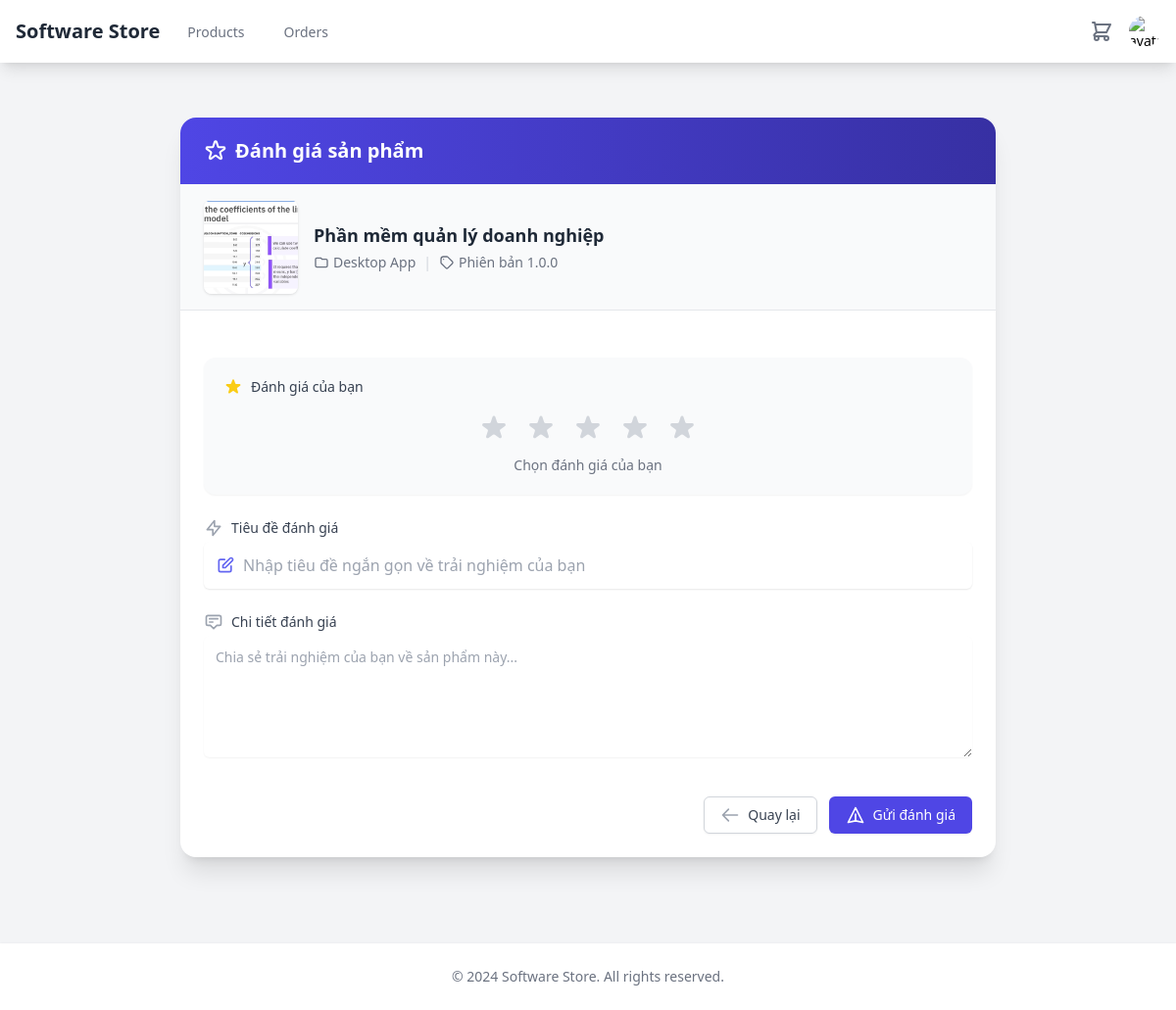
The app's page /reviews/product/2/ (signed in) with its own data.
### products/models.py (models this page shows, shortened)
class Product(models.Model):
    SOFTWARE_TYPES = (
        ('desktop', _('Desktop Application')),
        ('web', _('Web Application')),
        ('mobile', _('Mobile Application')),
        ('plugin', _('Plugin/Extension')),
        ('other', _('Other')),
    )
    LICENSE_TYPES = (
        ('single', _('Single User')),
        ('multi', _('Multi User')),
        ('enterprise', _('Enterprise')),
        ('subscription', _('Subscription')),
    )
    name = models.CharField(_('name'), max_length=200)
    slug = models.SlugField(unique=True)
    description = models.TextField(_('description'))
    category = models.ForeignKey(Category, on_delete=models.CASCADE, related_name='products')
    developer = models.ForeignKey(User, on_delete=models.CASCADE, related_name='developed_products')
    version = models.CharField(_('version'), max_length=50)
    software_type = models.CharField(_('software type'), max_length=20, choices=SOFTWARE_TYPES)
    license_type = models.CharField(_('license type'), max_length=20, choices=LICENSE_TYPES)
    supported_platforms = models.CharField(_('supported platforms'), max_length=200)
    system_requirements = models.TextField(_('system requirements'), blank=True)
    file_size = models.CharField(_('file size'), max_length=50)
    price = models.DecimalField(_('price'), max_digits=12, decimal_places=0, validators=[MinValueValidator(0)])
    is_active = models.BooleanField(_('is active'), default=True)
    is_featured = models.BooleanField(_('is featured'), default=False)
    download_count = models.PositiveIntegerField(_('download count'), default=0)
    thumbnail = models.ImageField(_('thumbnail'), upload_to='products/thumbnails/')
    file = models.FileField(_('product file'), upload_to='products/files/', blank=True, null=True)
    demo_url = models.URLField(_('demo URL'), blank=True, null=True)
    download_url = models.URLField(_('download URL'), blank=True, null=True)
    created_at = models.DateTimeField(auto_now_add=True)
    updated_at = models.DateTimeField(auto_now=True)
    release_date = models.DateField(_('release date'))
    class Meta:
        verbose_name = _('product')
        verbose_name_plural = _('products')
        ordering = ['-created_at']
    def thumbnail_tag(self):
        if self.thumbnail:
            return mark_safe(f'<img src="{self.thumbnail.url}" width="50" height="50" />')
        return ""
    thumbnail_tag.short_description = 'Thumbnail Preview'

class Category(models.Model):
    name = models.CharField(_('name'), max_length=100)
    slug = models.SlugField(unique=True)
    description = models.TextField(_('description'), blank=True)
    icon = models.ImageField(upload_to='category_icons/', blank=True, null=True)
    parent = models.ForeignKey('self', on_delete=models.CASCADE, blank=True, null=True, related_name='children')
    is_active = models.BooleanField(_('is active'), default=True)
    created_at = models.DateTimeField(auto_now_add=True)
    updated_at = models.DateTimeField(auto_now=True)
    class Meta:
        verbose_name = _('category')
        verbose_name_plural = _('categories')
        ordering = ['name']
    def image_tag(self):
        if self.icon:
            return mark_safe(f'<img src="{self.icon.url}" width="50" height="50" />')
        return ""
    image_tag.short_description = 'Icon Preview'

### reviews/views.py (the view, shortened to what this page needs)
# urls.py: path('product/<int:product_id>/', views.ReviewCreateView.as_view(), name='create'),
class ReviewCreateView(LoginRequiredMixin, CreateView):
    model = Review
    form_class = ReviewForm
    template_name = 'reviews/review_form.html'
    def get_context_data(self, **kwargs):
        context = super().get_context_data(**kwargs)
        product_id = self.kwargs.get('product_id')
        product = get_object_or_404(Product, id=product_id)
        context['product'] = product
        return context

### reviews/forms.py
class ReviewForm(forms.ModelForm):
    class Meta:
        model = Review
        fields = ['rating', 'title', 'content']
        widgets = {
            'rating': forms.RadioSelect(choices=Review.RATING_CHOICES),
            'title': forms.TextInput(attrs={'placeholder': _('Enter a title for your review')}),
            'content': forms.Textarea(attrs={
                'rows': 5,
                'placeholder': _('Share your experience with this product')
            }),
        }

### cart/context_processors.py (called while the page is built)
def cart_processor(request):
    cart_count = 0
    cart_total = 0
    if request.user.is_authenticated:
        try:
            cart = Cart.objects.filter(user=request.user).first()
            if cart:
                cart_count = cart.count
                cart_total = cart.total
        except Exception:
            pass
    return {
        'cart_count': cart_count,
        'cart_total': cart_total
    }

### cart/models.py (called while the page is built)
    @property
    def total(self):
        return sum(item.product.price for item in self.items.all())

    @property
    def count(self):
        return self.items.count()

### orders/context_processors.py (called while the page is built)
def cart_info(request):
    cart = request.session.get('cart', {})
    cart_count = sum(cart.values())  # Tổng số lượng sản phẩm trong giỏ
    return {
        'cart_count': cart_count
    }

### templates/reviews/review_form.html (shortened to what this page needs)
{% extends 'base.html' %}
{% load static %}
{% block content %}
<div class="max-w-4xl mx-auto py-8 px-4 sm:px-6 lg:px-8">
    <div class="bg-white shadow-xl rounded-2xl overflow-hidden">
        <div class="bg-gradient-to-r from-indigo-600 to-indigo-800 px-6 py-5">
            <h2 class="text-xl font-bold text-white flex items-center">
                Đánh giá sản phẩm
            </h2>
        </div>
        <div class="px-6 py-4 bg-gray-50 border-b border-gray-200">
            <div class="flex items-center">
                {% if product.thumbnail %}
                    <img src="{{ product.thumbnail.url }}" alt="{{ product.name }}" class="h-24 w-24 object-cover rounded-lg shadow mr-4">
                {% endif %}
                <div>
                    <h3 class="text-lg font-semibold text-gray-800">{{ product.name }}</h3>
                    <div class="flex items-center text-sm text-gray-500 mt-1">
                        <span class="flex items-center">
                            <svg class="h-4 w-4 mr-1" xmlns="http://www.w3.org/2000/svg" fill="none" viewBox="0 0 24 24" stroke="currentColor">
                                <path stroke-linecap="round" stroke-linejoin="round" stroke-width="2" d="M3 7v10a2 2 0 002 2h14a2 2 0 002-2V9a2 2 0 00-2-2h-6l-2-2H5a2 2 0 00-2 2z" />
                            </svg>
                            {{ product.category.name }}
                        </span>
                        <span class="mx-2 text-gray-300">|</span>
                        <span class="flex items-center">
                            Phiên bản {{ product.version }}
                        </span>
                    </div>
                </div>
            </div>
        </div>
        <div class="px-6 py-6">
            <form method="post" class="space-y-6">
                <div class="bg-gray-50 p-5 rounded-xl shadow-sm">
                    <label class="block text-sm font-medium text-gray-700 mb-4 flex items-center">
                        Đánh giá của bạn
                    </label>
                    <div class="flex justify-center">
                        <div class="rating-stars flex flex-row-reverse space-x-2 space-x-reverse">
                            <div class="rating-option">
                                <label for="rating5" class="cursor-pointer" data-rating="5">
                                </label>
                            </div>
                            <div class="rating-option">
                                <label for="rating4" class="cursor-pointer" data-rating="4">
                                </label>
                            </div>
                            <div class="rating-option">
                                <label for="rating3" class="cursor-pointer" data-rating="3">
                                </label>
                            </div>
                            <div class="rating-option">
                                <label for="rating2" class="cursor-pointer" data-rating="2">
                                </label>
                            </div>
                            <div class="rating-option">
                                <label for="rating1" class="cursor-pointer" data-rating="1">
                                </label>
                            </div>
                        </div>
                    </div>
                    <div class="mt-3 text-center text-sm" id="rating-text">
                        <span class="text-gray-500">Chọn đánh giá của bạn</span>
                    </div>
                </div>
                <div>
                    <label for="title" class="block text-sm font-medium text-gray-700 mb-1 flex items-center">
                        <svg class="h-5 w-5 text-gray-400 mr-2" xmlns="http://www.w3.org/2000/svg" fill="none" viewBox="0 0 24 24" stroke="currentColor">
                            <path stroke-linecap="round" stroke-linejoin="round" stroke-width="2" d="M13 10V3L4 14h7v7l9-11h-7z" />
                        </svg>
                        Tiêu đề đánh giá
                    </label>
                    <div class="mt-1 relative rounded-md shadow-sm">
                        <div class="absolute inset-y-0 left-0 pl-3 flex items-center pointer-events-none">
                        </div>
                        <input type="text" name="{{ form.title.name }}" id="title"
                               class="focus:ring-indigo-500 focus:border-indigo-500 block w-full pl-10 pr-3 py-3 border-gray-300 rounded-md shadow-sm placeholder-gray-400"
                               placeholder="Nhập tiêu đề ngắn gọn về trải nghiệm của bạn"
                               value="{{ form.title.value|default:'' }}">
                    </div>
                </div>
                <div>
                    <label for="content" class="block text-sm font-medium text-gray-700 mb-1 flex items-center">
                        <svg class="h-5 w-5 text-gray-400 mr-2" xmlns="http://www.w3.org/2000/svg" fill="none" viewBox="0 0 24 24" stroke="currentColor">
                            <path stroke-linecap="round" stroke-linejoin="round" stroke-width="2" d="M7 8h10M7 12h4m1 8l-4-4H5a2 2 0 01-2-2V6a2 2 0 012-2h14a2 2 0 012 2v8a2 2 0 01-2 2h-3l-4 4z" />
                        </svg>
                        Chi tiết đánh giá
                    </label>
                    <div class="mt-1">
                        <textarea id="content" name="{{ form.content.name }}" rows="5"
                                  class="shadow-sm focus:ring-indigo-500 focus:border-indigo-500 block w-full sm:text-sm border-gray-300 rounded-md p-3"
                                  placeholder="Chia sẻ trải nghiệm của bạn về sản phẩm này...">{{ form.content.value|default:'' }}</textarea>
                    </div>
                </div>
                <div class="flex justify-end space-x-3 pt-4">
                    <a href="{% url 'products:detail' product.id %}"
                       class="inline-flex items-center px-4 py-2 border border-gray-300 shadow-sm text-sm font-medium rounded-md text-gray-700 bg-white hover:bg-gray-50 focus:outline-none focus:ring-2 focus:ring-offset-2 focus:ring-indigo-500 transition duration-150 ease-in-out transform hover:-translate-y-0.5">
                        <svg class="h-5 w-5 mr-2 text-gray-400" xmlns="http://www.w3.org/2000/svg" fill="none" viewBox="0 0 24 24" stroke="currentColor">
                            <path stroke-linecap="round" stroke-linejoin="round" stroke-width="2" d="M10 19l-7-7m0 0l7-7m-7 7h18" />
                        </svg>
                        Quay lại
                    </a>
                    <button type="submit"
                            class="inline-flex items-center px-4 py-2 border border-transparent shadow-sm text-sm font-medium rounded-md text-white bg-indigo-600 hover:bg-indigo-700 focus:outline-none focus:ring-2 focus:ring-offset-2 focus:ring-indigo-500 transition duration-150 ease-in-out transform hover:-translate-y-0.5">
                        <svg class="h-5 w-5 mr-2" xmlns="http://www.w3.org/2000/svg" fill="none" viewBox="0 0 24 24" stroke="currentColor">
                            <path stroke-linecap="round" stroke-linejoin="round" stroke-width="2" d="M12 19l9 2-9-18-9 18 9-2zm0 0v-8" />
                        </svg>
                        Gửi đánh giá
                    </button>
                </div>
            </form>
        </div>
    </div>
</div>
{% endblock %}

### templates/reviews/review_form.html (style rules this page uses)
.rating-stars { display: flex; flex-direction: row-reverse; justify-content: center; gap: 0.5rem; }
.rating-option { position: relative; }
.rating-option label { color: #d1d5db; cursor: pointer; transition: all 0.2s ease; }
.rating-option label svg { color: #d1d5db; }

### records on screen
Product: thumbnail (picture), name "Phần mềm quản lý doanh nghiệp", category.name "Desktop App", version "1.0.0"
